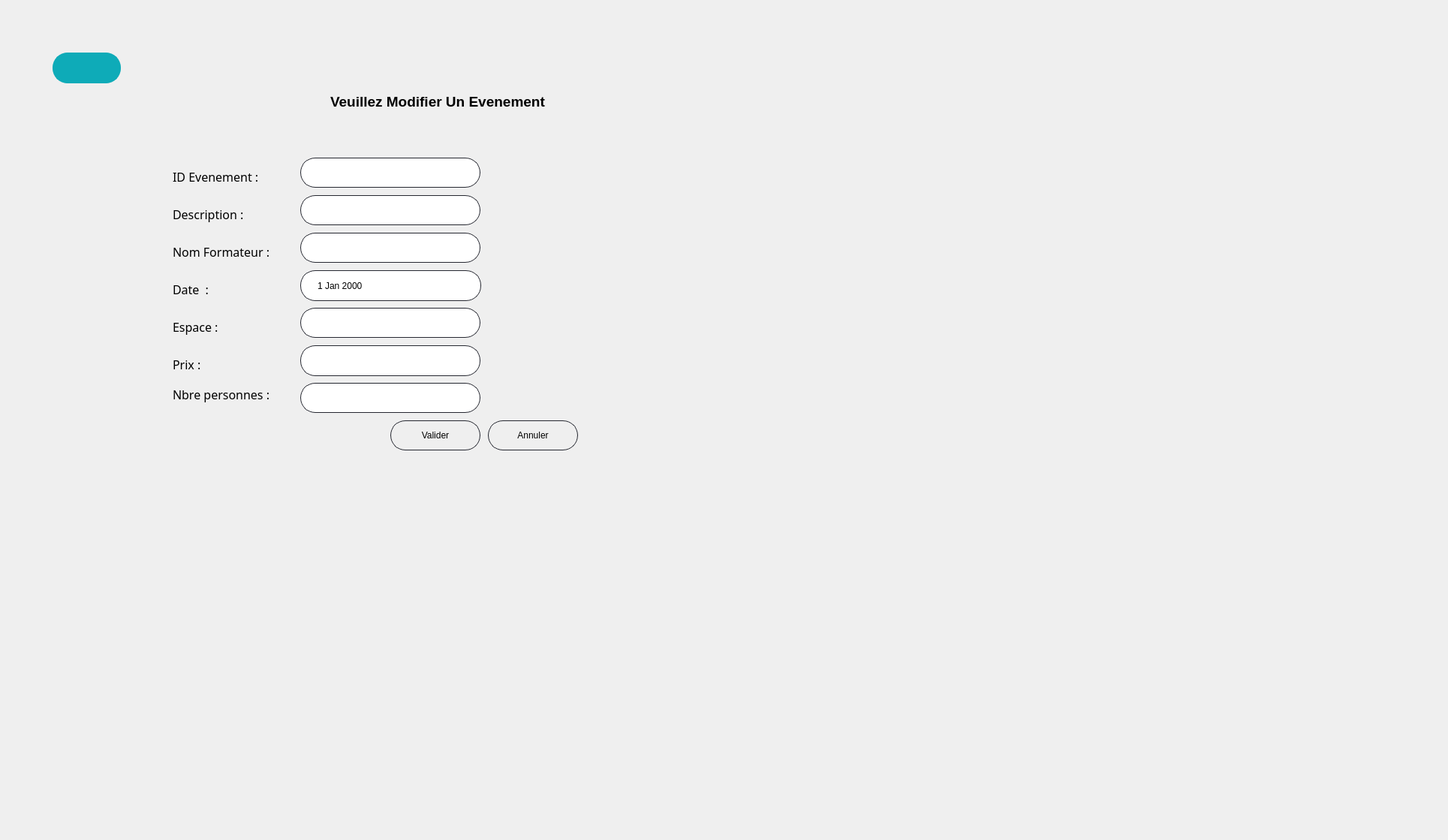
      <widget class="QWidget" name="EditEvent">
       <attribute name="title">
        <string>Modifier Event</string>
       </attribute>
       <widget class="QLabel" name="editEventBackEdit">
        <property name="geometry">
         <rect>
          <x>-20</x>
          <y>30</y>
          <width>1920</width>
          <height>1080</height>
         </rect>
        </property>
        <property name="text">
         <string/>
        </property>
        <property name="pixmap">
         <pixmap resource="res.qrc">:/img/back_empty.png</pixmap>
        </property>
       </widget>
       <widget class="QLabel" name="textIdEventEditEvent">
        <property name="geometry">
         <rect>
          <x>230</x>
          <y>220</y>
          <width>211</width>
          <height>31</height>
         </rect>
        </property>
        <property name="font">
         <font>
          <family>OpenSymbol</family>
          <pointsize>12</pointsize>
         </font>
        </property>
        <property name="text">
         <string>ID Evenement :</string>
        </property>
       </widget>
       <widget class="QLabel" name="textPriceEditEvent">
        <property name="geometry">
         <rect>
          <x>230</x>
          <y>470</y>
          <width>181</width>
          <height>31</height>
         </rect>
        </property>
        <property name="font">
         <font>
          <family>OpenSymbol</family>
          <pointsize>12</pointsize>
         </font>
        </property>
        <property name="text">
         <string>Prix :</string>
        </property>
       </widget>
       <widget class="QLineEdit" name="nomFormateurEditEventBox">
        <property name="geometry">
         <rect>
          <x>400</x>
          <y>310</y>
          <width>240</width>
          <height>40</height>
         </rect>
        </property>
        <property name="font">
         <font>
          <family>OpenSymbol</family>
          <pointsize>11</pointsize>
         </font>
        </property>
        <property name="styleSheet">
         <string notr="true">QLineEdit {
border: 1px solid rgb(37,39,48);
border-radius: 20px;
padding-left:20px;
padding-right:20px;
}
QLineEdit:hover{
	border: 2px solid rgb(222, 221, 218)
}
QLineEdit:focus{
	border: 2px solid rgb(154, 208, 236)
}</string>
        </property>
        <property name="placeholderText">
         <string/>
        </property>
       </widget>
       <widget class="QLineEdit" name="idBoxEditEvent">
        <property name="geometry">
         <rect>
          <x>400</x>
          <y>210</y>
          <width>240</width>
          <height>40</height>
         </rect>
        </property>
        <property name="font">
         <font>
          <family>OpenSymbol</family>
          <pointsize>11</pointsize>
         </font>
        </property>
        <property name="styleSheet">
         <string notr="true">QLineEdit {
border: 1px solid rgb(37,39,48);
border-radius: 20px;
padding-left:20px;
padding-right:20px;
}
QLineEdit:hover{
	border: 2px solid rgb(222, 221, 218)
}
QLineEdit:focus{
	border: 2px solid rgb(154, 208, 236)
}</string>
        </property>
        <property name="placeholderText">
         <string/>
        </property>
       </widget>
       <widget class="QLineEdit" name="lineEdit_9">
        <property name="geometry">
         <rect>
          <x>400</x>
          <y>460</y>
          <width>240</width>
          <height>41</height>
         </rect>
        </property>
        <property name="font">
         <font>
          <family>OpenSymbol</family>
          <pointsize>11</pointsize>
         </font>
        </property>
        <property name="styleSheet">
         <string notr="true">QLineEdit {
border: 1px solid rgb(37,39,48);
border-radius: 20px;
padding-left:20px;
padding-right:20px;
}
QLineEdit:hover{
	border: 2px solid rgb(222, 221, 218)
}
QLineEdit:focus{
	border: 2px solid rgb(154, 208, 236)
}</string>
        </property>
        <property name="placeholderText">
         <string/>
        </property>
       </widget>
       <widget class="QLabel" name="textEspaceEditEvent">
        <property name="geometry">
         <rect>
          <x>230</x>
          <y>420</y>
          <width>181</width>
          <height>31</height>
         </rect>
        </property>
        <property name="font">
         <font>
          <family>OpenSymbol</family>
          <pointsize>12</pointsize>
         </font>
        </property>
        <property name="text">
         <string>Espace :</string>
        </property>
       </widget>
       <widget class="QLabel" name="textEditEvent">
        <property name="geometry">
         <rect>
          <x>440</x>
          <y>120</y>
          <width>401</width>
          <height>31</height>
         </rect>
        </property>
        <property name="font">
         <font>
          <family>MS Sans Serif</family>
          <pointsize>14</pointsize>
          <weight>75</weight>
          <italic>false</italic>
          <bold>true</bold>
         </font>
        </property>
        <property name="text">
         <string>Veuillez Modifier Un Evenement</string>
        </property>
       </widget>
       <widget class="QLineEdit" name="descEventEditBox">
        <property name="geometry">
         <rect>
          <x>400</x>
          <y>260</y>
          <width>240</width>
          <height>40</height>
         </rect>
        </property>
        <property name="font">
         <font>
          <family>OpenSymbol</family>
          <pointsize>11</pointsize>
         </font>
        </property>
        <property name="styleSheet">
         <string notr="true">QLineEdit {
border: 1px solid rgb(37,39,48);
border-radius: 20px;
padding-left:20px;
padding-right:20px;
}
QLineEdit:hover{
	border: 2px solid rgb(222, 221, 218)
}
QLineEdit:focus{
	border: 2px solid rgb(154, 208, 236)
}</string>
        </property>
        <property name="text">
         <string/>
        </property>
        <property name="placeholderText">
         <string/>
        </property>
       </widget>
       <widget class="QLabel" name="textDescEditEvent">
        <property name="geometry">
         <rect>
          <x>230</x>
          <y>270</y>
          <width>181</width>
          <height>31</height>
         </rect>
        </property>
        <property name="font">
         <font>
          <family>OpenSymbol</family>
          <pointsize>12</pointsize>
         </font>
        </property>
        <property name="text">
         <string>Description :</string>
        </property>
       </widget>
       <widget class="QLabel" name="textDateEditEvent">
        <property name="geometry">
         <rect>
          <x>230</x>
          <y>370</y>
          <width>181</width>
          <height>31</height>
         </rect>
        </property>
        <property name="font">
         <font>
          <family>OpenSymbol</family>
          <pointsize>12</pointsize>
         </font>
        </property>
        <property name="text">
         <string>Date  :</string>
        </property>
       </widget>
       <widget class="QLineEdit" name="nbPeronneEditEventBox">
        <property name="geometry">
         <rect>
          <x>400</x>
          <y>510</y>
          <width>240</width>
          <height>40</height>
         </rect>
        </property>
        <property name="font">
         <font>
          <family>OpenSymbol</family>
          <pointsize>11</pointsize>
         </font>
        </property>
        <property name="styleSheet">
         <string notr="true">QLineEdit {
border: 1px solid rgb(37,39,48);
border-radius: 20px;
padding-left:20px;
padding-right:20px;
}
QLineEdit:hover{
	border: 2px solid rgb(222, 221, 218)
}
QLineEdit:focus{
	border: 2px solid rgb(154, 208, 236)
}</string>
        </property>
        <property name="placeholderText">
         <string/>
        </property>
       </widget>
       <widget class="QLabel" name="textNbPersonneEditEvent">
        <property name="geometry">
         <rect>
          <x>230</x>
          <y>510</y>
          <width>211</width>
          <height>31</height>
         </rect>
        </property>
        <property name="font">
         <font>
          <family>OpenSymbol</family>
          <pointsize>12</pointsize>
         </font>
        </property>
        <property name="text">
         <string>Nbre personnes :</string>
        </property>
       </widget>
       <widget class="QDateEdit" name="dateEditEventBox">
        <property name="geometry">
         <rect>
          <x>400</x>
          <y>360</y>
          <width>241</width>
          <height>41</height>
         </rect>
        </property>
        <property name="styleSheet">
         <string notr="true">QDateEdit {
border: 1px solid rgb(37,39,48);
border-radius: 20px;
padding-left:20px;
padding-right:20px;
}</string>
        </property>
        <property name="frame">
         <bool>true</bool>
        </property>
        <property name="buttonSymbols">
         <enum>QAbstractSpinBox::NoButtons</enum>
        </property>
        <property name="specialValueText">
         <string/>
        </property>
        <property name="correctionMode">
         <enum>QAbstractSpinBox::CorrectToPreviousValue</enum>
        </property>
        <property name="dateTime">
         <datetime>
          <hour>0</hour>
          <minute>0</minute>
          <second>0</second>
          <year>2000</year>
          <month>1</month>
          <day>1</day>
         </datetime>
        </property>
        <property name="maximumDate">
         <date>
          <year>9999</year>
          <month>12</month>
          <day>29</day>
         </date>
        </property>
        <property name="minimumDate">
         <date>
          <year>1950</year>
          <month>9</month>
          <day>14</day>
         </date>
        </property>
       </widget>
       <widget class="QPushButton" name="anullerEditEventBox">
        <property name="geometry">
         <rect>
          <x>650</x>
          <y>560</y>
          <width>120</width>
          <height>40</height>
         </rect>
        </property>
        <property name="styleSheet">
         <string notr="true">QPushButton {
border: 1px solid rgb(37,39,48);
border-radius: 20px;
padding-left:20px;
padding-right:20px;
}
QPushButton:hover{
	border: 2px solid rgb(0, 0, 0)
}
QPushButton:focus{
	border: 2px solid rgb(154, 208, 236)
}</string>
        </property>
        <property name="text">
         <string>Annuler</string>
        </property>
        <property name="icon">
         <iconset>
          <normaloff>../../Downloads/redmark.png</normaloff>../../Downloads/redmark.png</iconset>
        </property>
       </widget>
       <widget class="QLabel" name="textNomFormateurEditEvent">
        <property name="geometry">
         <rect>
          <x>230</x>
          <y>320</y>
          <width>181</width>
          <height>31</height>
         </rect>
        </property>
        <property name="font">
         <font>
          <family>OpenSymbol</family>
          <pointsize>12</pointsize>
         </font>
        </property>
        <property name="text">
         <string>Nom Formateur :</string>
        </property>
       </widget>
       <widget class="QPushButton" name="modifEditEventBox">
        <property name="geometry">
         <rect>
          <x>520</x>
          <y>560</y>
          <width>120</width>
          <height>40</height>
         </rect>
        </property>
        <property name="styleSheet">
         <string notr="true">QPushButton {
border: 1px solid rgb(37,39,48);
border-radius: 20px;
padding-left:20px;
padding-right:20px;
}
QPushButton:hover{
	border: 2px solid rgb(0, 0, 0)
}
QPushButtont:focus{
	border: 2px solid rgb(154, 208, 236)
}</string>
        </property>
        <property name="text">
         <string>Valider</string>
        </property>
        <property name="icon">
         <iconset>
          <normaloff>../../Downloads/greenmark.png</normaloff>../../Downloads/greenmark.png</iconset>
        </property>
       </widget>
       <widget class="QLineEdit" name="espaceEditEventBox">
        <property name="geometry">
         <rect>
          <x>400</x>
          <y>410</y>
          <width>240</width>
          <height>40</height>
         </rect>
        </property>
        <property name="font">
         <font>
          <family>OpenSymbol</family>
          <pointsize>11</pointsize>
         </font>
        </property>
        <property name="styleSheet">
         <string notr="true">QLineEdit {
border: 1px solid rgb(37,39,48);
border-radius: 20px;
padding-left:20px;
padding-right:20px;
}
QLineEdit:hover{
	border: 2px solid rgb(222, 221, 218)
}
QLineEdit:focus{
	border: 2px solid rgb(154, 208, 236)
}</string>
        </property>
        <property name="placeholderText">
         <string/>
        </property>
       </widget>
       <widget class="QPushButton" name="returnFromAjoutReservation_3">
        <property name="geometry">
         <rect>
          <x>70</x>
          <y>70</y>
          <width>91</width>
          <height>41</height>
         </rect>
        </property>
        <property name="styleSheet">
         <string notr="true">/* Styles généraux du bouton */
QPushButton {
    background-color: #0EABB8; /* Bleu clair pour représenter l'eau */
    border: 2px solid #0EABB8; /* Bordure bleue */
    color: #ffffff; /* Texte blanc */
    padding: 15px 25px; /* Espacement intérieur */
    font-size: 18px; /* Taille de la police */
    font-weight: bold; /* Police en gras */
    border-radius: 20px; /* Bordure arrondie */
    outline: none; /* Supprime la bordure de focus */
    position: relative; /* Position relative pour les pseudo-éléments */
    overflow: hidden; /* Cache le contenu débordant */
    transition: background-color 0.3s, color 0.3s; /* Transition des couleurs */
}

/* Style au survol du bouton */
QPushButton:hover {
    background-color: #03a9fc; /* Fond devient blanc */
    color: #0EABB8; /* Texte devient bleu clair */
}

/* Style au clic du bouton */
QPushButton:pressed {
    background-color: #1e4c6f; /* Bleu foncé lors du clic */
    color: #f8f8f8; /* Texte blanc lors du clic */
}

/* Animation pour le pseudo-élément :after */
QPushButton::after {
    content: ''; /* Contenu vide */
    position: absolute; /* Position absolue */
    width: 100%; /* Largeur à 100% */
    height: 100%; /* Hauteur à 100% */
    background-color: rgba(255, 255, 255, 0.3); /* Fond semi-transparent */
    top: 50%; /* Positionnement au centre vertical */
    left: 50%; /* Positionnement au centre horizontal */
    border-radius: 50%; /* Bordure arrondie */
    transform: translate(-50%, -50%) scale(0); /* Réduit l'échelle à 0 */
    transition: transform 0.5s ease; /* Transition de l'échelle */
}

/* Animation au survol du bouton */
QPushButton:hover::after {
    transform: translate(-50%, -50%) scale(2); /* Augmente l'échelle à 2 */
}</string>
        </property>
        <property name="text">
         <string/>
        </property>
        <property name="icon">
         <iconset resource="res.qrc">
          <normaloff>:/img/return.png</normaloff>:/img/return.png</iconset>
        </property>
        <property name="iconSize">
         <size>
          <width>35</width>
          <height>35</height>
         </size>
        </property>
        <property name="shortcut">
         <string>Backspace</string>
        </property>
       </widget>
      </widget>
